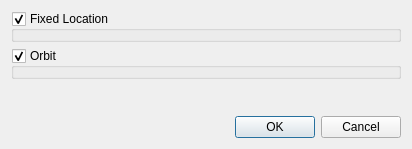
<ui version="4.0" >
 <class>CameraPathCreator</class>
 <widget class="QDialog" name="CameraPathCreator" >
  <property name="geometry" >
   <rect>
    <x>0</x>
    <y>0</y>
    <width>408</width>
    <height>149</height>
   </rect>
  </property>
  <property name="windowTitle" >
   <string>Create Control Points</string>
  </property>
  <layout class="QVBoxLayout" >
   <item>
    <widget class="QGroupBox" name="FixedLocationGroup" >
     <property name="title" >
      <string>Fixed Location</string>
     </property>
     <property name="checkable" >
      <bool>true</bool>
     </property>
    </widget>
   </item>
   <item>
    <widget class="QGroupBox" name="OrbitGroup" >
     <property name="title" >
      <string>Orbit</string>
     </property>
     <property name="checkable" >
      <bool>true</bool>
     </property>
    </widget>
   </item>
   <item>
    <spacer>
     <property name="orientation" >
      <enum>Qt::Vertical</enum>
     </property>
     <property name="sizeHint" >
      <size>
       <width>390</width>
       <height>16</height>
      </size>
     </property>
    </spacer>
   </item>
   <item>
    <widget class="QDialogButtonBox" name="buttonBox" >
     <property name="orientation" >
      <enum>Qt::Horizontal</enum>
     </property>
     <property name="standardButtons" >
      <set>QDialogButtonBox::Cancel|QDialogButtonBox::NoButton|QDialogButtonBox::Ok</set>
     </property>
    </widget>
   </item>
  </layout>
 </widget>
 <resources>
  <include location="../pqComponents.qrc" />
 </resources>
 <connections>
  <connection>
   <sender>buttonBox</sender>
   <signal>accepted()</signal>
   <receiver>CameraPathCreator</receiver>
   <slot>accept()</slot>
   <hints>
    <hint type="sourcelabel" >
     <x>248</x>
     <y>254</y>
    </hint>
    <hint type="destinationlabel" >
     <x>157</x>
     <y>274</y>
    </hint>
   </hints>
  </connection>
  <connection>
   <sender>buttonBox</sender>
   <signal>rejected()</signal>
   <receiver>CameraPathCreator</receiver>
   <slot>reject()</slot>
   <hints>
    <hint type="sourcelabel" >
     <x>316</x>
     <y>260</y>
    </hint>
    <hint type="destinationlabel" >
     <x>286</x>
     <y>274</y>
    </hint>
   </hints>
  </connection>
 </connections>
</ui>
